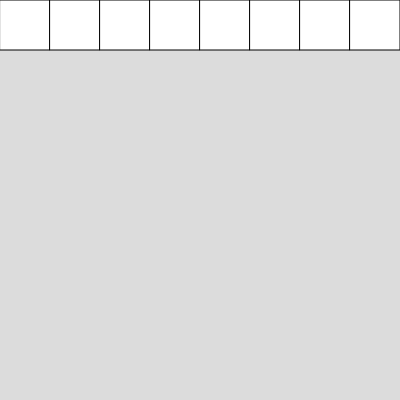
Frame 1 (no input)
Frame 60 (no input): identical to frame 1, image omitted
Frame 120 (the mouse pressed at the canvas centre since frame 60): identical to frame 1, image omitted

The p5.js sketch that drew this single still picture (run headless with seeded random() and noise() and a simulated clock; from frame 60 on, the mouse is pressed at the canvas centre):

// p5.js sketch
// ── sketch.js
function setup() {
  createCanvas(400, 400);
}

function draw() {
  background(220);

  rect_4();
  rect_4();
}

function rect_4() {
  rect_trans();
  rect_trans();
  rect_trans();
  rect_trans();
}

function rect_trans() {
  rect(0,0,50,50)
  translate(50, 0);
}


// https://p5js.org/reference/#/p5/translate
